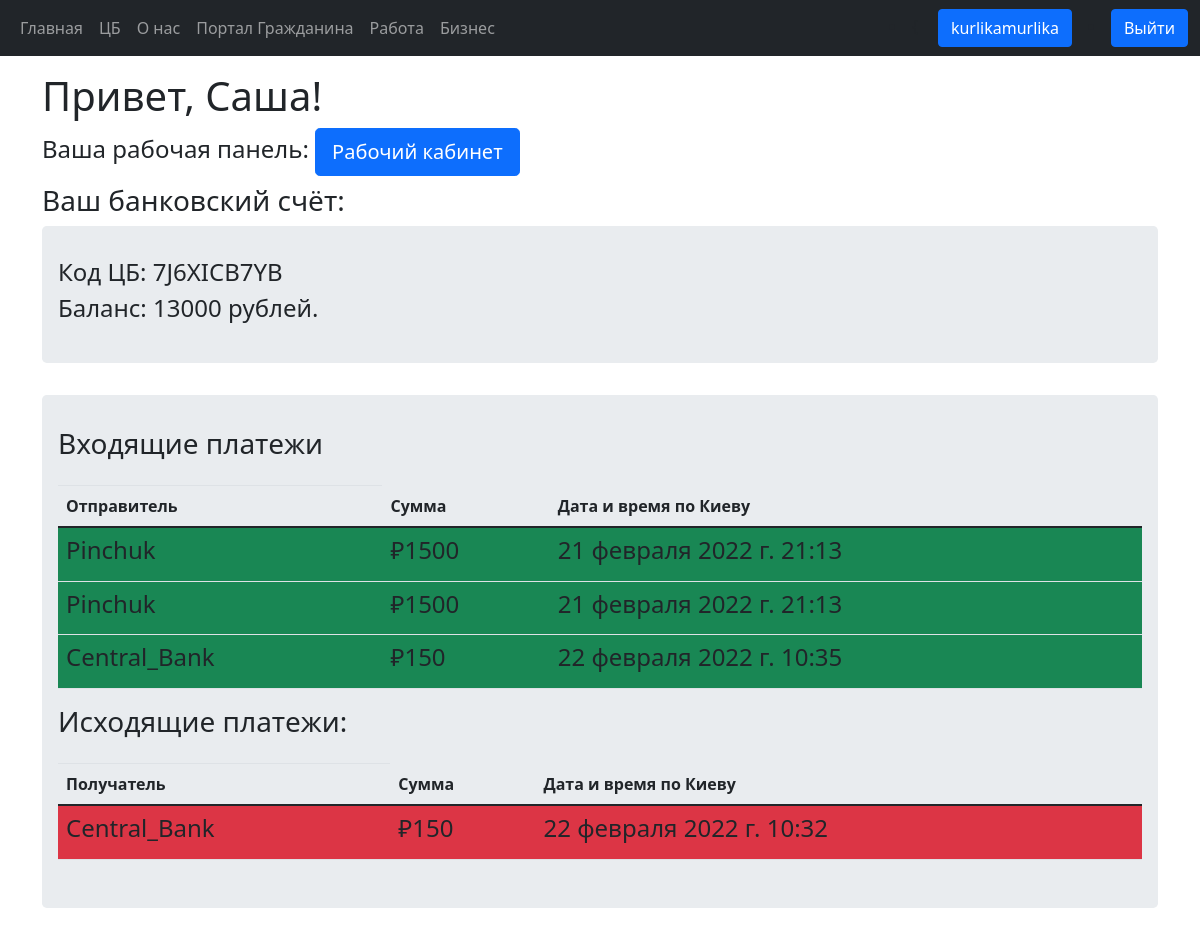
The page /profile/1 (signed in) on the database as committed earlier.
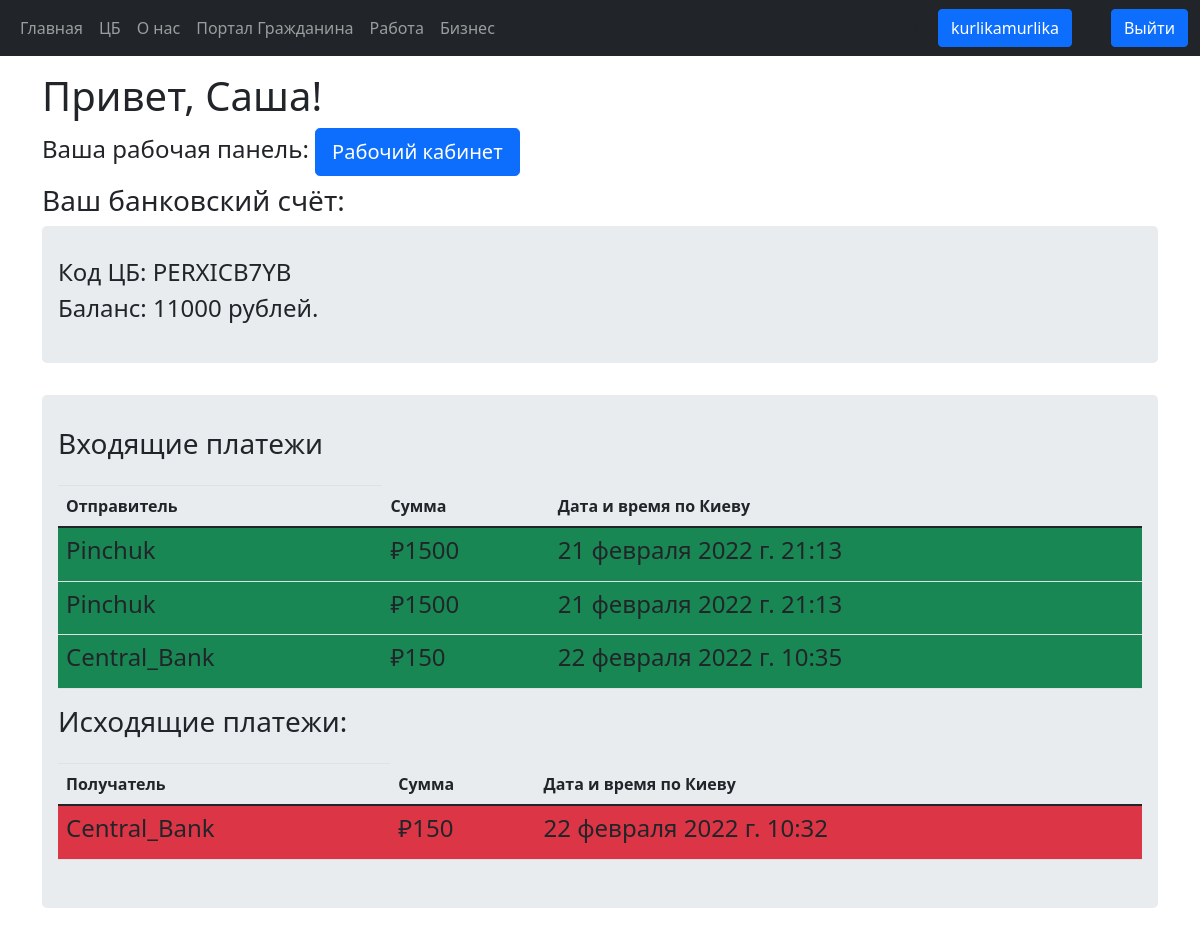
The same page on the database as committed later.
### bank/models.py (models this page shows, shortened)
class BankAccount(models.Model):
    user = models.ForeignKey(User, on_delete=models.CASCADE, blank=True, null=True)
    name = models.CharField(max_length=10, unique=True)
    balance = models.IntegerField(default=0)
    account_type = models.CharField(max_length=20, default='personal')

### bank/views.py (the view)
# urls.py: path('profile/<int:user_id>', views.profile, name='profile'),
def profile(request, user_id):
    user_profile = User.objects.get(pk=user_id)
    bank_acc = ''
    transaction_get = ''
    transaction_send = ''
    try:
        bank_acc = BankAccount.objects.filter(user_id=user_id).get(account_type='personal')
        no_account = False
        transaction_get = Transaction.objects.filter(receiver_id=bank_acc.id)
        transaction_send = Transaction.objects.filter(sender_id=bank_acc.id)
    except:
        no_account = True
    return render(request, 'bank/profile.html', context={'no_account': no_account, 'bank_acc': bank_acc, 'user_profile': user_profile, 'trans_get': transaction_get, 'trans_send': transaction_send})

### bank/templates/bank/profile.html (shortened to what this page needs)
<!DOCTYPE html>
{% extends 'bank/base.html' %}
{% block body_content %}
    {% if user.is_authenticated %}
        {% if user_profile.id == user.id %}
            <h1>Привет, {{ user.first_name }}!</h1>
            {% if user.is_staff %}
                <h4>Ваша рабочая панель: <a class="btn btn-primary btn-lg" href="{% url 'admin:index' %}">Рабочий кабинет</a></h4>
            {% endif %}
            {% if no_account %}
                <h3>Тут ты можешь создать свой банковский счет, с помощью которого сможешь воспользоваться ГосБанком!</h3>
                <a class="btn btn-lg btn-success" href="{% url 'bank:bank_result' %}">Создать счёт</a>
            {% else %}
                <h3>Ваш банковский счёт:</h3>
                <div class="jumbotron">
                    <h4>Код ЦБ: {{ bank_acc.name }}</h4>
                    <h4>Баланс: {{ bank_acc.balance }} рублей.</h4>
                </div>
                <div class="jumbotron">
                <h3>Входящие платежи</h3>
                    <table class="table">
                        <thead>
                        <th>
                            <tr>
                                <th>Отправитель</th>
                                <th>Сумма</th>
                                <th>Дата и время по Киеву</th>
                            </tr>
                        </th>
                        </thead>
                    <tbody>
                        {% for trans in trans_get %}
                            <tr class="bg-success">
                            <td><h4>{{ trans.sender.user.username }}</h4></td>
                            <td><h4>₽{{ trans.amount }}</h4></td>
                            <td><h4>{{ trans.pub_time }}</h4></td>
                            </tr>
                        {% endfor %}
                    </tbody>
                    </table>
                    <h3>Исходящие платежи:</h3>
                    <table class="table">
                        <thead>
                        <th>
                            <tr>
                                <th>Получатель</th>
                                <th>Сумма</th>
                                <th>Дата и время по Киеву</th>
                            </tr>
                        </th>
                        </thead>
                    <tbody>
                        {% for trans in trans_send %}
                            <tr class="bg-danger">
                            <td><h4>{{ trans.receiver.user.username }}</h4></td>
                            <td><h4>₽{{ trans.amount }}</h4></td>
                            <td><h4>{{ trans.pub_time }}</h4></td>
                            </tr>
                        {% endfor %}
                    </tbody>
                    </table>
                </div>
            {% endif %}
        {% else %}
            <h1>Это не ваш аккаунт!</h1>
        {% endif %}
    {% else %}
        <h1>Войдите в аккаунт!</h1>
    {% endif %}
{% endblock %}

Rows that differ between the two databases and show on the page:
changed BankAccount: name "7J6XICB7YB" → "PERXICB7YB"; balance "13000" → "11000"
